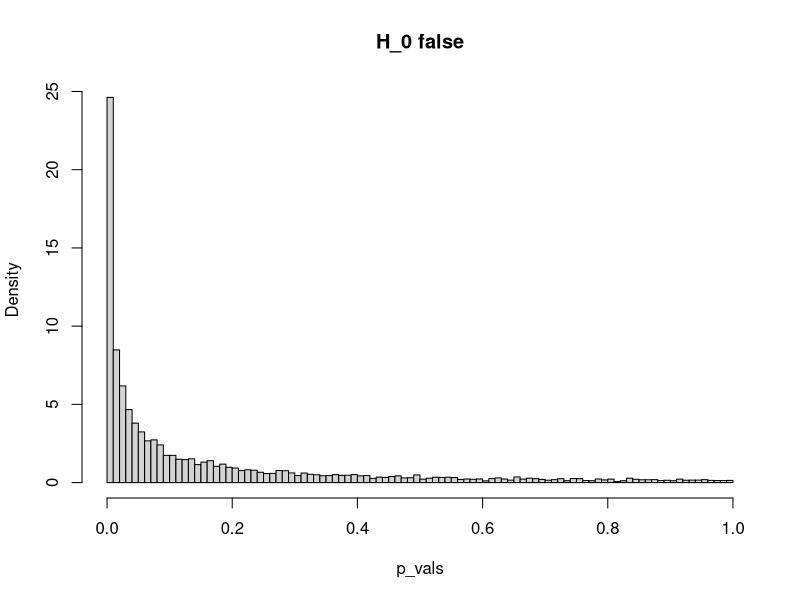
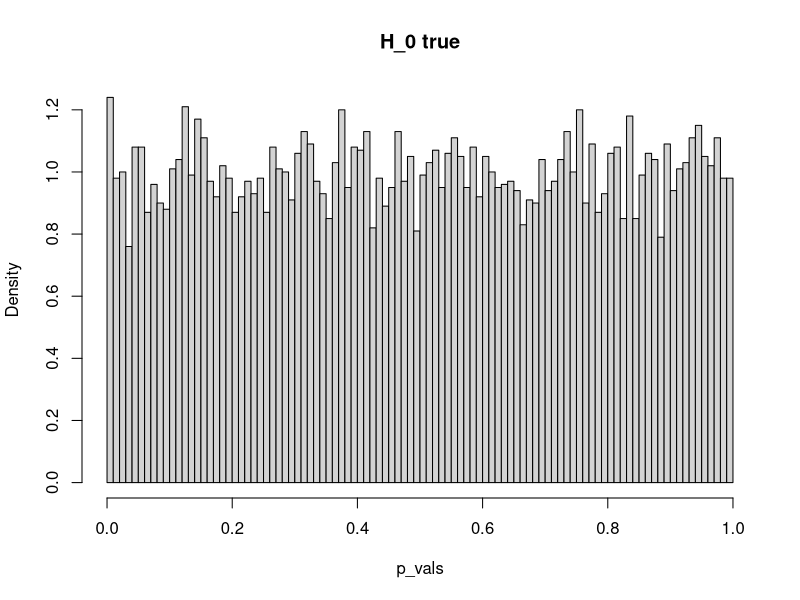
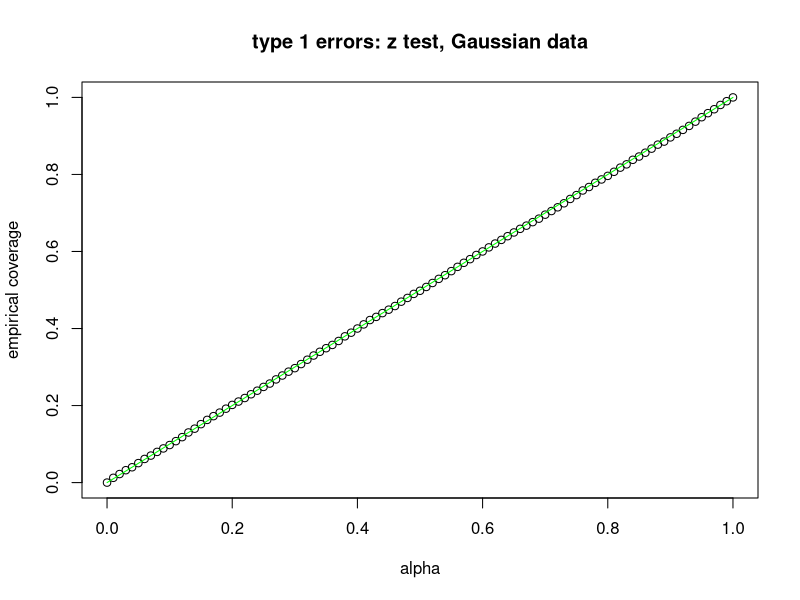
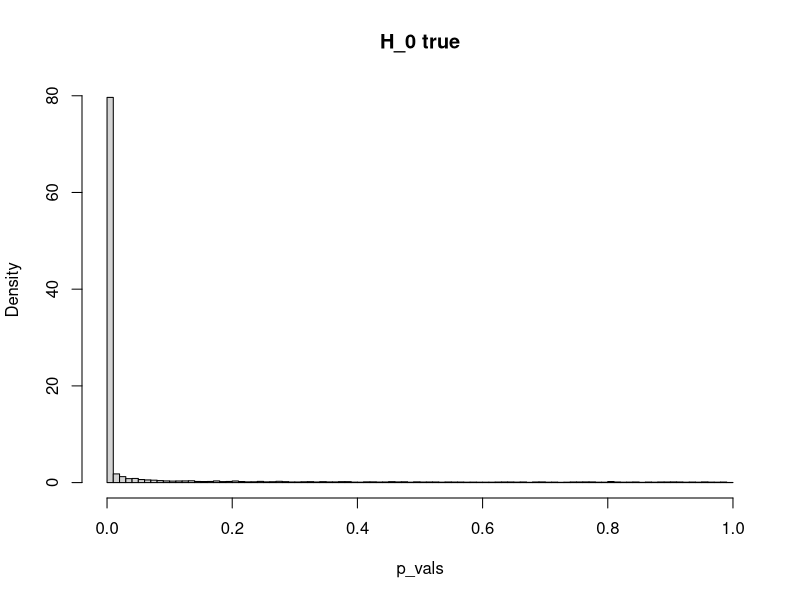
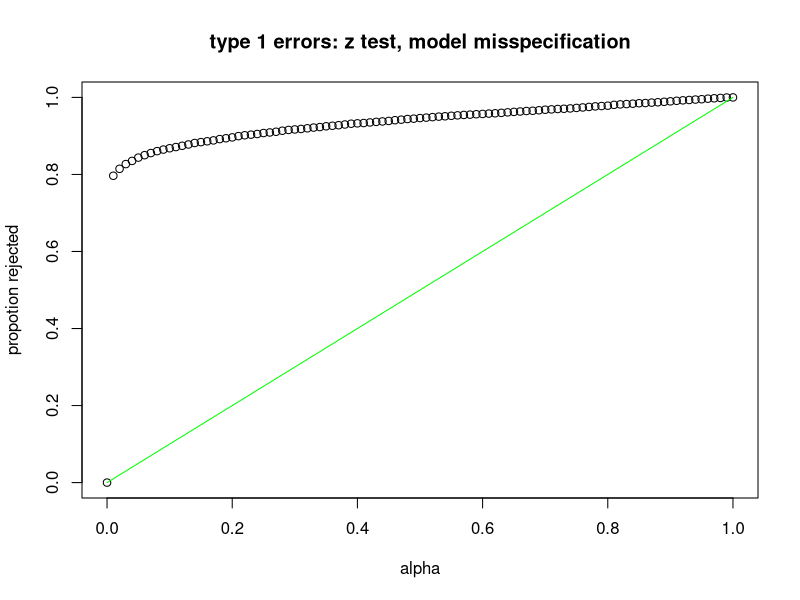
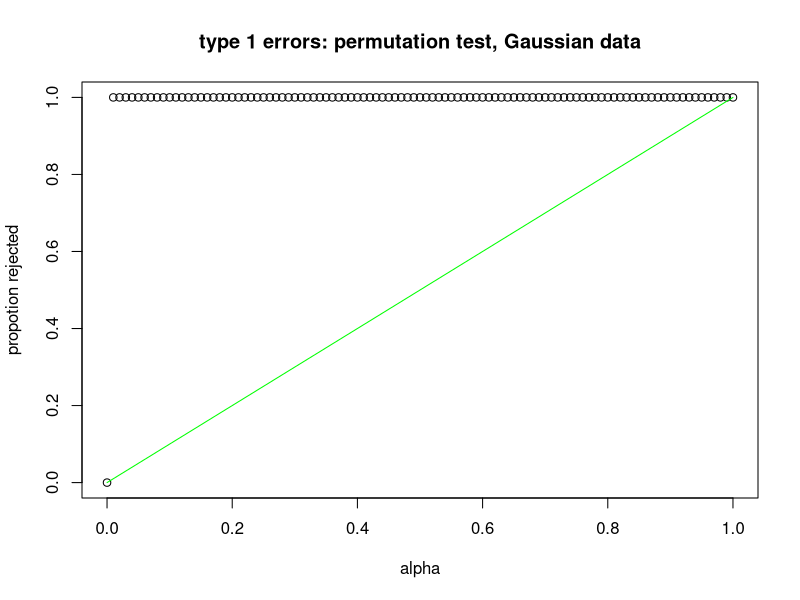
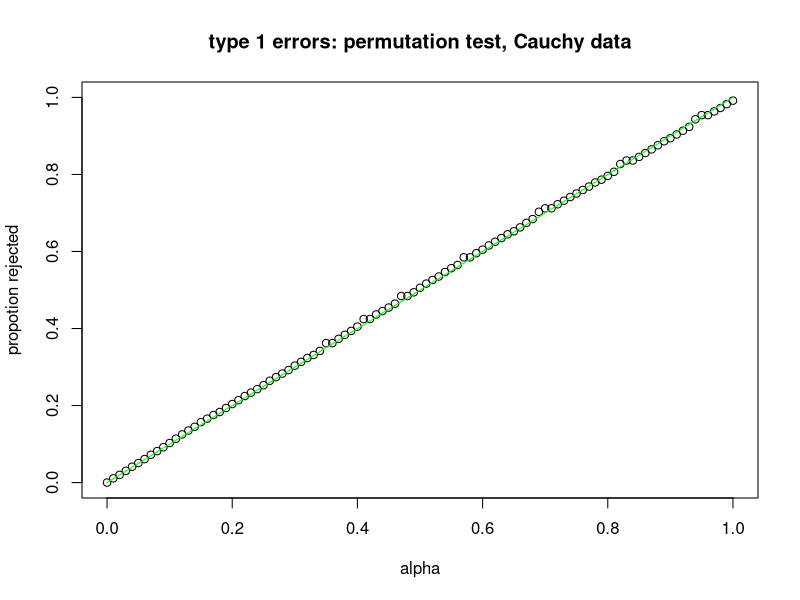

These charts were generated, in order, by the following R code:
# Illustration of a simple permutation test

# First recall how a hypothesis test is constructed for the difference of two 
# means of iid Gaussian data

sigma = 1

n_x = 31
x = rnorm( n=n_x, mean=3, sd=sigma)
n_y = 26
y = rnorm( n=n_y, mean=3.5, sd=sigma)

z = abs( (mean(x) - mean(y)) / (sigma * sqrt((1/n_x) + (1/n_y))) )
p_value = 2 * pnorm(z, lower.tail=F); p_value

# If H_0 : mu_x = mu_y is false, the what is the distribution of the p-value?
num_sims = 10000 # Number of simulations
p_vals = rep( NA, num_sims)
for(i in 1:num_sims){
	
	x = rnorm( n=n_x, mean=3, sd=sigma)
	y = rnorm( n=n_y, mean=3.5, sd=sigma)

	z = abs( (mean(x) - mean(y)) / (sigma * sqrt((1/n_x) + (1/n_y))) )
	p_vals[i] = 2 * pnorm(z, lower.tail=F)
}
hist( p_vals, freq=F, breaks=floor(sqrt(num_sims)), main="H_0 false")



# If H_0 : mu_x = mu_y is true, then the p_value should be uniformly distributed
num_sims = 10000 # Number of simulations
p_vals = rep( NA, num_sims)
for(i in 1:num_sims){
	
	x = rnorm( n=n_x, mean=3, sd=sigma)
	y = rnorm( n=n_y, mean=3, sd=sigma)

	z = abs( (mean(x) - mean(y)) / (sigma * sqrt((1/n_x) + (1/n_y))) )
	p_vals[i] = 2 * pnorm(z, lower.tail=F)
}
hist( p_vals, freq=F, breaks=floor(sqrt(num_sims)), main="H_0 true")

# In this case of H_0 true how many type 1 errors are observed at level alpha?
alpha = seq( 0, 1, by=.01)
prop_reject = rep( NA, length(alpha))
for(k in 1:length(alpha)) prop_reject[k] = mean(p_vals < alpha[k])
plot( alpha, prop_reject, ylab="empirical coverage", xlab="alpha", 
			main="type 1 errors: z test, Gaussian data")
lines( alpha, alpha, col="green")


# How about if the Gaussian assumption is violated?
num_sims = 10000 # Number of simulations
p_vals = rep( NA, num_sims)
for(i in 1:num_sims){
	
	x = rcauchy( n=n_x, location=3, scale=sigma)
	y = rcauchy( n=n_y, location=3, scale=sigma)

	z = abs( (mean(x) - mean(y)) / (sigma * sqrt((1/n_x) + (1/n_y))) )
	p_vals[i] = 2 * pnorm(z, lower.tail=F)
}
hist( p_vals, freq=F, breaks=floor(sqrt(num_sims)), main="H_0 true")

# In this case of H_0 true how many type 1 errors are observed at level alpha?
alpha = seq( 0, 1, by=.01)
prop_reject = rep( NA, length(alpha))
for(k in 1:length(alpha)) prop_reject[k] = mean(p_vals < alpha[k])
plot( alpha, prop_reject, ylab="propotion rejected", xlab="alpha",
      xlim=c(0,1), ylim=c(0,1), 
			main="type 1 errors: z test, model misspecification")
lines( alpha, alpha, col="green")



# Now consider the permutation test
num_sims = 10000 # Number of simulations
p_vals = rep( NA, num_sims)
for(i in 1:num_sims){
	
	x = rnorm( n=n_x, mean=3, sd=sigma)
	y = rnorm( n=n_y, mean=6, sd=sigma)
	t_n = abs(mean(x) - mean(y))

	w = c( x, y)
	num_perms = 100
	t = rep( NA, num_perms)
	for(k in 1:num_perms){
	
		index = sample( 1:length(w), size=n_x, replace=F)
		x_tilde = w[index]
		y_tilde = w[-index]
	
		t[k] = abs(mean(x_tilde) - mean(y_tilde))
	}
	p_vals[i] = mean(t_n <= t)
	
	print(i)
}

# In this case of H_0 true how many type 1 errors are observed at level alpha?
alpha = seq( 0, 1, by=.01)
prop_reject = rep( NA, length(alpha))
for(k in 1:length(alpha)) prop_reject[k] = mean(p_vals < alpha[k])
plot( alpha, prop_reject, ylab="propotion rejected", xlab="alpha",
      xlim=c(0,1), ylim=c(0,1),
			main="type 1 errors: permutation test, Gaussian data")
lines( alpha, alpha, col="green")


# And how about if we generate Cauchy data, again?
num_sims = 10000 # Number of simulations
p_vals = rep( NA, num_sims)
for(i in 1:num_sims){
	
	x = rcauchy( n=n_x, location=3, scale=sigma)
	y = rcauchy( n=n_y, location=3, scale=sigma)
	t_n = abs(mean(x) - mean(y))

	w = c( x, y)
	num_perms = 100
	t = rep( NA, num_perms)
	for(k in 1:num_perms){
	
		index = sample( 1:length(w), size=n_x, replace=F)
		x_tilde = w[index]
		y_tilde = w[-index]
	
		t[k] = abs(mean(x_tilde) - mean(y_tilde))
	}
	p_vals[i] = mean(t_n <= t)
	
	print(i)
}

# In this case of H_0 true how many type 1 errors are observed at level alpha?
alpha = seq( 0, 1, by=.01)
prop_reject = rep( NA, length(alpha))
for(k in 1:length(alpha)) prop_reject[k] = mean(p_vals < alpha[k])
plot( alpha, prop_reject, ylab="propotion rejected", xlab="alpha",
      xlim=c(0,1), ylim=c(0,1),
			main="type 1 errors: permutation test, Cauchy data")
lines( alpha, alpha, col="green")























